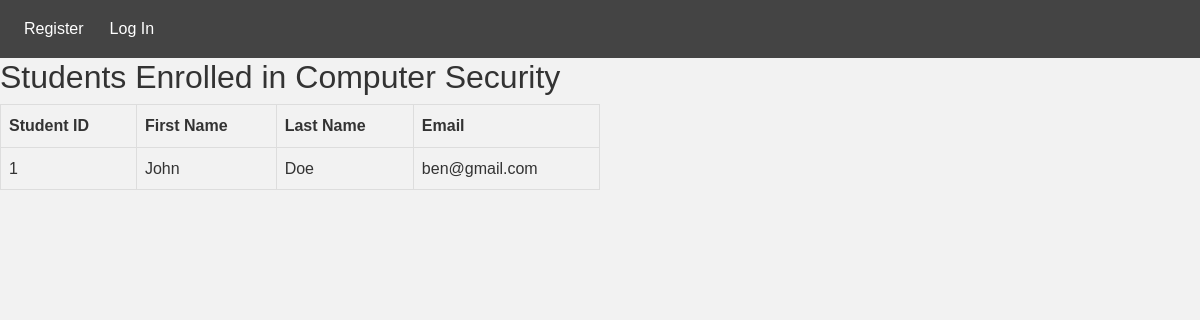
The page /view_students/1/ on the database its author committed.
### finalprojapp/models.py (models this page shows, shortened)
class Course(models.Model):
    courseid = models.AutoField(primary_key=True)
    coursecode = models.CharField(max_length=4)
    coursename = models.CharField(max_length=100)
    coursestartdate = models.DateField()
    courseenddate = models.DateField()
    teacherid = models.ForeignKey(Teacher, on_delete=models.CASCADE, null=True, blank=True)

class Student(models.Model):
    studentid = models.AutoField(primary_key=True)
    studentemail = models.EmailField(unique=True)
    studentFirstName = models.CharField(max_length=100,default='John')
    studentLastName = models.CharField(max_length=100,default='Doe')

### finalprojapp/views.py (the view)
# urls.py: path('view_students/<int:course_id>/', views.view_students, name='view_students'),
def view_students(request, course_id):
    course = get_object_or_404(Course, pk=course_id)
    enrollments = CourseEnrollment.objects.filter(courseid=course)
    students = []
    for enrollment in enrollments:
        student = Student.objects.get(pk=enrollment.studentid_id)
        students.append(student)
    return render(request, 'viewstudent.html', {'course': course, 'students': students})

### finalprojapp/templates/viewstudent.html (shortened to what this page needs)
{% include "./header.html" %}
{% include "./title.html" %}
{% load bootstrap4 %}
    <h2>Students Enrolled in {{ course.coursename }}</h2>
    <table>
        <thead>
            <tr>
                <th>Student ID</th>
                <th>First Name</th>
                <th>Last Name</th>
                <th>Email</th>
            </tr>
        </thead>
        <tbody>
            {% for student in students %}
                <tr>
                    <td>{{ student.pk }}</td>
                    <td>{{ student.studentFirstName }}</td>
                    <td>{{ student.studentLastName }}</td>
                    <td>{{ student.studentemail }}</td>
                </tr>
            {% empty %}
                <tr>
                    <td>No students enrolled in this course.</td>
                </tr>
            {% endfor %}
        </tbody>
    </table>

### finalprojapp/static/css/style.css (style rules this page uses)
* { margin: 0; padding: 0; box-sizing: border-box; }
body { font-family: Arial, sans-serif; background-color: #f2f2f2; color: #333; line-height: 1.6; }

### finalprojapp/templates/viewstudent.html (style rules this page uses)
table { border-collapse: collapse; width: 50%; }
th, td { border: 1px solid #dddddd; text-align: left; padding: 8px; }
th { background-color: #f2f2f2; }

### rows shown on the page
Course: coursename "Computer Security"
Student: pk "1", studentFirstName "John", studentLastName "Doe", studentemail "ben@gmail.com"
